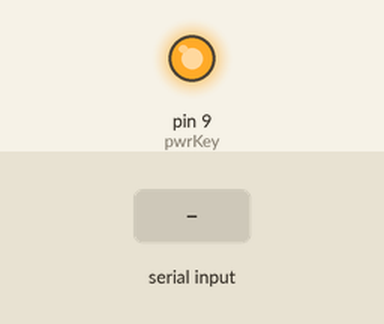
Simulated run of this sketch. Board: Arduino Mega 2560, built with avr-gcc and run on an emulated ATmega2560. Parts: output pins drawn as LEDs (lit = HIGH). The test bench sets the inputs (shaded band). What the sketch prints to the serial monitor is not drawn.

Above: at 0.1 s.
At 4.2 s:
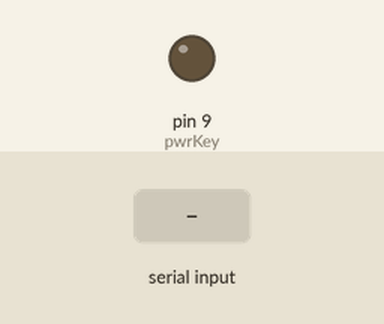
4.3 s: "1" received over the second serial link
Timing chart, 0 to 7.3 s (numbered marks = the images above; inputs shaded):
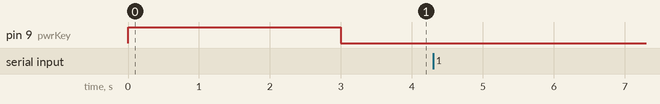

The sketch:

ATCommandsSketch.ino
```cpp
int pwrKey = 9;

void setup()
{
  // Open serial communications to computer
  Serial.begin(115200);
  Serial3.begin(115200); // Default for the board

  //Clear out any waiting serial data
  while (Serial3.available())
  {
    Serial3.read();
  }

  pinMode(pwrKey, OUTPUT);

  digitalWrite(pwrKey, HIGH);
  delay(3000);
  digitalWrite(pwrKey, LOW);


}

void loop(){


  /*
   * This loop just takes whatever comes in from the console and sends it to the board
   */
  if (Serial.available())
  {
    Serial3.write(Serial.read());
  }
  if (Serial3.available())
  {
    Serial.write(Serial3.read());
  }
}
```

Measured:
- after the input at 4.3 s, every drawn part: stays the same
